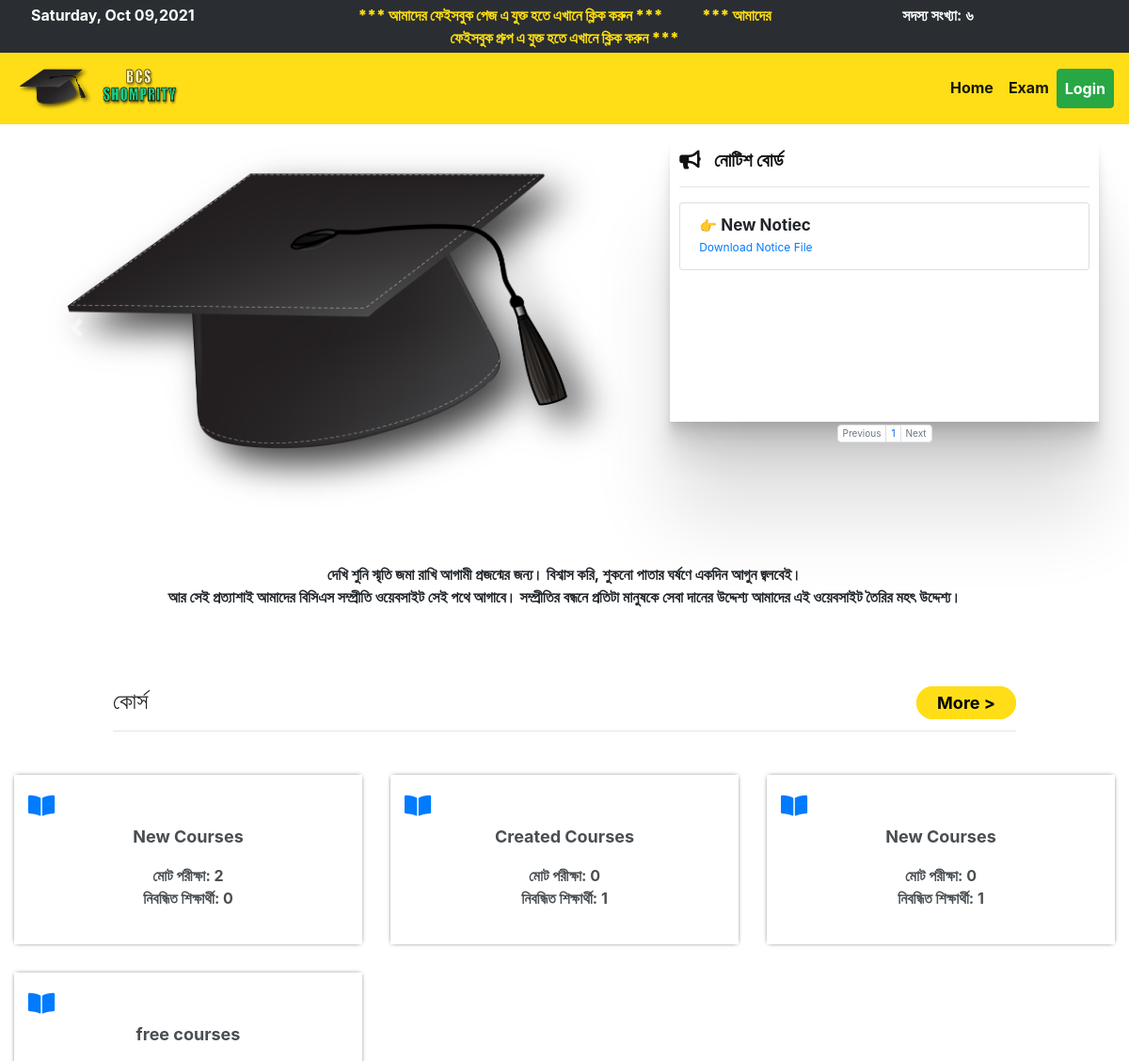
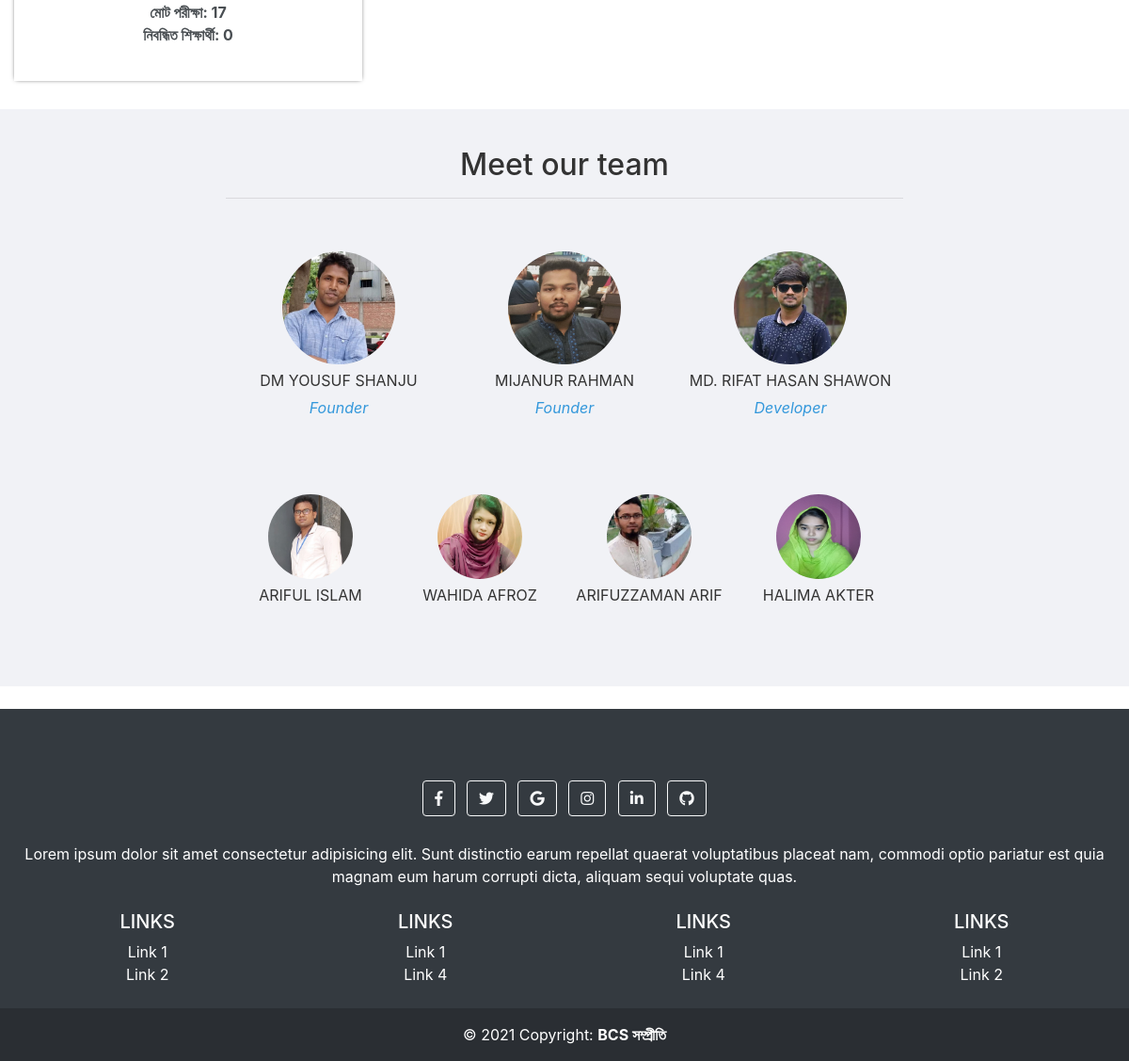
The page / on the database its author committed (2 pictures, top to bottom).
### tables this page shows
CREATE TABLE `notice` (
  `id` int(11) NOT NULL,
  `notice` varchar(255) NOT NULL,
  `notice_file_name` varchar(255) DEFAULT NULL,
  `created_at` timestamp NOT NULL DEFAULT current_timestamp(),
  `updated_at` timestamp NOT NULL DEFAULT current_timestamp() ON UPDATE current_timestamp()
);

CREATE TABLE `create_course` (
  `id` int(100) NOT NULL,
  `user_id` int(11) NOT NULL,
  `course_name` varchar(100) NOT NULL,
  `payment_status` tinyint(1) NOT NULL DEFAULT 0,
  `payment_amount` int(255) DEFAULT NULL,
  `register_student` int(255) DEFAULT 0,
  `created_exams` int(255) DEFAULT 0,
  `created_at` timestamp NOT NULL DEFAULT current_timestamp()
);

### link/dbname.php (called while the page is built, shortened)
<?php
$BASE_URL = 'http://localhost/bcssomprety/';
$CREATE_COURSE = 'create_course';
$USER = 'user';
$NOTICE = 'notice';

### link/functions.php (called while the page is built, shortened)
<?php
function all_RANDOM_LIMIT($table_name,$LIMIT){
    global $dbh;
    return $dbh->query("SELECT * FROM ".$table_name." ORDER BY RAND() LIMIT $LIMIT")->fetchAll();
}
function allLIMIT_DESC($table_name,$start_from, $per_page_record,$id){
    global $dbh;
    return $dbh->query("SELECT * FROM ".$table_name." ORDER BY ".$id." DESC LIMIT $start_from, $per_page_record")->fetchAll();
}
function TotalNumberOfRows($TABLE_NAME){
    global $dbh;
    $sql = "SELECT * FROM ".$TABLE_NAME."";
    $query = $dbh->prepare($sql);
    $query->execute();
    return $query->rowCount();
}
function englishToBangla($number){
    $bn = array("১", "২", "৩", "৪", "৫", "৬", "৭", "৮", "৯", "০");
    $en = array("1", "2", "3", "4", "5", "6", "7", "8", "9", "0");
    return str_replace($en,$bn,$number);
}

### student/category.php (the view, shortened to what this page needs)
<?php
$course_data = all_RANDOM_LIMIT($CREATE_COURSE,6);
?>
<div class="container-fluid">
<div class="row bg-white">
    <div class="home_content">
        <h4> কোর্স <span class="right_btn">
                <a class="more_btn" href="<?php echo $BASE_URL; ?>student/categories">More &gt;</a>
            </span> </h4>
        <hr>
    </div>
</div>
<div class="row">
<?php foreach ($course_data as $row) { if($row['id']!=0) {?>
    <div class="col-md-4">
        <a href="categories">
        <div class="p-exam">
            <span class="cat_icon"><i class="fas fa-book-open"></i></span>
            <div class="p-exam-text">
                <p class="exam_cat">   <?php echo $row['course_name'] ?> </p>
                <span class="short_text"> মোট পরীক্ষা:   <?php echo $row['created_exams'] ?></span> <br>
                <span class="short_text"> নিবন্ধিত শিক্ষার্থী:   <?php echo $row['register_student'] ?></span>
            </div>
        </div>
        </a>
    </div>
    <?php } } ?>
</div>
</div>

### index.php (shortened to what this page needs)
<?php
include 'link/config.php';
include 'link/functions.php';
?>
<!doctype html>
<html lang="en">
<head>
    <link rel="stylesheet" href="https://cdn.jsdelivr.net/npm/bootstrap@4.5.3/dist/css/bootstrap.min.css"
>
    <link rel="stylesheet" href="css/index.css">
</head>
<body>
    <?php  include 'heading.php';?>
    <?php  include 'navbar.php';?>
    <?php include 'student/notice.php'; ?>
    <?php include 'student/category.php'; ?>
    <?php include 'student/teams.php';?>
    <?php include 'footer.php'?>
        <link rel="stylesheet" type="text/css" href="https://cdnjs.cloudflare.com/ajax/libs/font-awesome/5.6.3/css/all.min.css">
</body>
</html>

### heading.php (shortened to what this page needs)
<?php
$day = date("l");
$month = date("M");
$date = date("d");
$year = date("Y");
$finalDate = $day.", ".$month." ".$date.",".$year;
$totalmember =  TotalNumberOfRows($USER);
?>
<div class="header hide d-print-none">
    <div class="row">
        <div class="left_header">
            <?php echo $finalDate;?>
        </div>
        <div class="central_header">
            <marquee width="100%" direction="left">
                <a href="https://www.facebook.com/BCSSHOMPRITY" target="_blank" class="blink_text">*** আমাদের ফেইসবুক
                    পেজ এ যুক্ত হতে এখানে ক্লিক করুন ***</a>
                <a href="https://www.facebook.com/groups/379184979665896/" target="_blank" class="blink_text">*** আমাদের
                    ফেইসবুক গ্রুপ এ যুক্ত হতে এখানে ক্লিক করুন ***</a>
            </marquee>
        </div>
        <div class="right_header text-center">
            সদস্য সংখ্যা: <?php echo englishToBangla($totalmember); ?>
        </div>
    </div>
</div>

### navbar.php (shortened to what this page needs)
<nav class="navbar sticky-top navbar-expand-lg navbar-light" style="background-color:#FFDE17;">
    <?php  if (empty($userInput)){?>
    <a class="navbar-brand" href="<?php echo $BASE_URL; ?>">
        <img class="logo" src="images/logo-c1383effd4d17a6b3b566837fc7caeb895c979d9463ece5245c09ab0b7b89ddc.png">
        <img class="logo" src="images/BCSS_typo-811b50effac7681ad86c2ea85205bbd4c75bdbf6a7dc0476736d480b863e075d.png">
    </a>
    <?php } ?>
    <div class="collapse navbar-collapse" id="navbarSupportedContent">
        <ul class="navbar-nav ml-auto">
            <li class="nav-item active">
                <?php  if (empty($userInput)){?>
                <a class="nav-link" href="<?php echo $BASE_URL; ?>"><b>Home</b><span class="sr-only">(current)</span></a>
                <?php }else { ?>
                <a class="nav-link" href="student/home"><b>Home</b><span class="sr-only">(current)</span></a>
                <?php } ?>
            </li>
            <li class="nav-item active">
                <?php  if (empty($userInput)){?>
                <a class="nav-link" href="<?php echo $BASE_URL; ?>"><b>Exam</b><span class="sr-only">(current)</span></a>
                <?php }else { ?>
                <a class="nav-link" href="exams"><b>Exam</b><span class="sr-only">(current)</span></a>
                <?php } ?>
            </li>
            <li class="nav-item active">
                <?php if(empty($userInput)){ ?>
                <a class="nav-link btn btn-success text-white btn-block" href="<?php echo $BASE_URL; ?>login"><b>Login</b></a>
            <?php  } ?>
            </li>
        </ul>
    </div>
</nav>

### student/notice.php (shortened to what this page needs)
<?php
$results_per_page = 3;
$total_number_of_results = TotalNumberOfRows($NOTICE);
$number_of_page = ceil ($total_number_of_results / $results_per_page);
if (!isset ($_GET['page']) ) {
  $page = 1;
} else {
  $page = intval($_GET['page']);
}
$start_form = ($page-1) * $results_per_page;
$final_pagination_results = allLIMIT_DESC($NOTICE,$start_form , $results_per_page,'id');
$page_name = 'home.php';
?>
<div class="content pt-3">
    <div class="row">
        <div class="col-md-7">
            <div id="carouselExampleControls" class="carousel slide" data-ride="carousel">
                <div class="carousel-inner">
                    <div class="carousel-item active">
                        <img src="<?php echo $BASE_URL; ?>images/logo-c1383effd4d17a6b3b566837fc7caeb895c979d9463ece5245c09ab0b7b89ddc.png"
                            class="w-100" alt="Exam text will available soon">
                    </div>
                </div>
                <a class="carousel-control-prev" href="#carouselExampleControls" role="button" data-slide="prev">
                    <span class="carousel-control-prev-icon" aria-hidden="true"></span>
                </a>
                <a class="carousel-control-next" href="#carouselExampleControls" role="button" data-slide="next">
                    <span class="carousel-control-next-icon" aria-hidden="true"></span>
                </a>
            </div>
        </div>
        <div class="col-md-5">
            <div class="notice_box">
                <h5><i class="fas fa-bullhorn"></i> &nbsp; নোটিশ বোর্ড</h5>
                <hr>
                <div class="inner_notice_box">
                    <ul class="list-group">
                    <?php
                    foreach ($final_pagination_results as $rows) {
                        $notice_file_path = $BASE_URL."storage/notice/".$rows['notice_file_name'];
                        ?>
                       <li class="list-group-item"><?php
                        echo "<b style='font-size:17px;'> ".$rows["notice"]." </b><br>";
                        if(!empty($rows['notice_file_name'])){ ?>
                            <a href="<?php echo $notice_file_path ?>" target="_blank"><small>Download Notice File</small></a>
                        <?php }else { echo "<small class='text-info'>No file added</small>";} ?>
                        </li>
                    <?php } ?>
                    </ul>
                </div>
            </div>
            <div class="flickr_pagination">
               <nav aria-label="Page navigation example">
        <ul class="pagination justify-content-center">
            <?php
                if($page <=1){?>
            <li class="page-item disabled">
                <a class="page-link" href="<?php echo $page_name;?>?page=<?php echo $page-1; ?>" aria-disabled="true">Previous</a>
            </li>
            <?php }else { ?>
            <li class="page-item">
                <a class="page-link" href="<?php echo $page_name;?>?page=<?php echo $page-1; ?>">Previous</a>
            </li>
            <?php }
            for($i = 1; $i<= $number_of_page; $i++) {
              $page_link = $page_name.'?page='.$i;
              ?>
            <li class="page-item"><a class="page-link" href="<?php echo $page_link; ?>"><?php echo $i; ?></a></li>
            <?php }
                if($page >=$number_of_page){?>
            <li class="page-item disabled">
                <a class="page-link" href="<?php echo $page_name;?>?page=<?php echo $page+1; ?>" aria-disabled="true">Next</a>
            </li>
            <?php }else { ?>
            <li class="page-item">
                <a class="page-link" href="<?php echo $page_name;?>?page=<?php echo $page+1; ?>">Next</a>
            </li>
            <?php } ?>
        </ul>
    </nav>
                </div>
        </div>
    </div>
    <div class="moto">
        <p>
            দেখি শুনি স্মৃতি জমা রাখি আগামী প্রজন্মের জন্য। বিশ্বাস করি, শুকনো পাতার ঘর্ষণে একদিন আগুন জ্বলবেই।<br>
            আর সেই প্রত্যাশাই আমাদের বিসিএস সম্প্রীতি ওয়েবসাইট সেই পথে আগাবে। সম্প্রীতির বন্ধনে প্রতিটা মানুষকে সেবা
            দানের উদ্দেশ্য আমাদের এই ওয়েবসাইট তৈরির মহৎ উদ্দেশ্য।
        </p>
    </div>
</div>

### student/teams.php
<div class="team-section">
  <div class="inner-width">
    <h2>Meet our team</h2>
    <hr>
    <div class="pe">
      <img alt="Picture of DM Yousuf Shanju" src="<?php echo $BASE_URL; ?>images/Yousuf-8f951b8a6829edb41aec99639bde08301d189d2f8b3b187d971292316fbe44fb.jpg" />
      <div class="p-name">DM Yousuf Shanju</div>
      <div class="p-des">Founder</div>
    </div>
    <div class="fist_box">
      <div class="pe">
        <img alt="Picture of Mijanur Rahman" src="<?php echo $BASE_URL; ?>images/Mijanur-f89c81044f1775aca62dd9425eb252486122e16dcc02fc672e98226ba1069f7e.jpg" />
        <div class="p-name">Mijanur Rahman</div>
        <div class="p-des">Founder</div>
      </div>
      <div class="pe">
        <img alt="Picture of Md. Rifat Hasan Shawon" src="<?php echo $BASE_URL; ?>images/Rifat-9a5d2bdacf6353e6ef3c78e812499fc385f666d82bd01c61c52a329cd098edae.jpg" />
        <div class="p-name">Md. Rifat Hasan Shawon</div>
        <div class="p-des">Developer</div>
      </div>
    </div>
    <div class="second_box">
      <div class="pe2">
        <img alt="Picture of Ariful Islam Nadeem" src="<?php echo $BASE_URL; ?>images/Nadeem-a53e46edd7a6610172d811ae8e3f671bc1e74ba08b76789a14c025d320180c75.jpg" />
        <div class="p-name">Ariful Islam</div>
      </div>
      <div class="pe2">
        <img alt="Picture of Wahida Afroz" src="<?php echo $BASE_URL; ?>images/Wahida-ae1081d92a8b4dd514c74fab11363efb4374ecf6982c1dd94d932462ab84f98e.jpg" />
        <div class="p-name">Wahida Afroz</div>
      </div>
      <div class="pe2">
        <img alt="Picture of Arifuzzaman Arif" src="<?php echo $BASE_URL; ?>images/Arif-57b00f1605aef56cb67fe76ab01a498b925100b68035db9075ec81be8e21a410.jpg" />
        <div class="p-name">Arifuzzaman Arif</div>
      </div>
      <div class="pe2">
        <img alt="Picture of Halima Akter" src="<?php echo $BASE_URL; ?>images/Halima-88116ed5758c3a5c9ea73b7f1964ba4ace56ce514136be5358263fac4b459fea.jpg" />
        <div class="p-name">Halima Akter</div>
      </div>
    </div>
  </div>
</div>
    <br>

### footer.php
<footer class="bg-dark text-center text-white pt-5 d-print-none">
  <div class="p-4">
    <section class="mb-4">
      <a class="btn btn-outline-light btn-floating m-1" href="#!" role="button"
      ><i class="fab fa-facebook-f"></i
      ></a>
      <a class="btn btn-outline-light btn-floating m-1" href="#!" role="button"
      ><i class="fab fa-twitter"></i
      ></a>
      <a class="btn btn-outline-light btn-floating m-1" href="#!" role="button"
      ><i class="fab fa-google"></i
      ></a>
      <a class="btn btn-outline-light btn-floating m-1" href="#!" role="button"
      ><i class="fab fa-instagram"></i
      ></a>
      <a class="btn btn-outline-light btn-floating m-1" href="#!" role="button"
      ><i class="fab fa-linkedin-in"></i
      ></a>
      <a class="btn btn-outline-light btn-floating m-1" href="#!" role="button"
      ><i class="fab fa-github"></i
      ></a>
    </section>
    <section class="mb-4">
      <p>
        Lorem ipsum dolor sit amet consectetur adipisicing elit. Sunt distinctio earum
        repellat quaerat voluptatibus placeat nam, commodi optio pariatur est quia magnam
        eum harum corrupti dicta, aliquam sequi voluptate quas.
      </p>
    </section>
    <section class="">
      <div class="row">
        <div class="col-lg-3 col-md-6 mb-4 mb-md-0">
          <h5 class="text-uppercase">Links</h5>
          <ul class="list-unstyled mb-0">
            <li>
              <a href="#!" class="text-white">Link 1</a>
            </li>
            <li>
              <a href="#!" class="text-white">Link 2</a>
            </li>
          </ul>
        </div>
        <div class="col-lg-3 col-md-6 mb-4 mb-md-0">
          <h5 class="text-uppercase">Links</h5>
          <ul class="list-unstyled mb-0">
            <li>
              <a href="#!" class="text-white">Link 1</a>
            </li>
            <li>
              <a href="#!" class="text-white">Link 4</a>
            </li>
          </ul>
        </div>
        <div class="col-lg-3 col-md-6 mb-4 mb-md-0">
          <h5 class="text-uppercase">Links</h5>
          <ul class="list-unstyled mb-0">
            <li>
              <a href="#!" class="text-white">Link 1</a>
            </li>
            <li>
              <a href="#!" class="text-white">Link 4</a>
            </li>
          </ul>
        </div>
        <div class="col-lg-3 col-md-6 mb-4 mb-md-0">
          <h5 class="text-uppercase">Links</h5>
          <ul class="list-unstyled mb-0">
            <li>
              <a href="#!" class="text-white">Link 1</a>
            </li>
            <li>
              <a href="#!" class="text-white">Link 2</a>
            </li>
          </ul>
        </div>
      </div>
    </section>
  </div>
  <div class="text-center p-3" style="background-color: rgba(0, 0, 0, 0.2);">
    © 2021 Copyright: <b> BCS সম্প্রীতি </b>
  </div>
</footer>

### rows shown on the page
notice: notice "New Notiec"
create_course: course_name "New Courses", created_exams "2", register_student "0"
create_course: course_name "Created Courses", created_exams "0", register_student "1"
create_course: course_name "New Courses", created_exams "0", register_student "1"
create_course: course_name "free courses", created_exams "17", register_student "0"

### other values the page prints
englishToBangla($totalmember) "৬"
